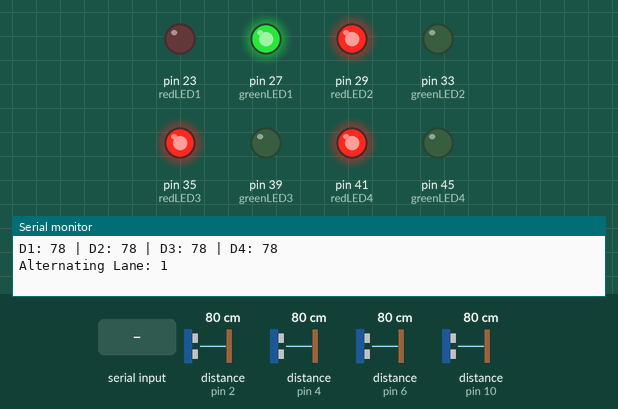
Simulated run of this sketch. Board: Arduino Mega 2560, built with avr-gcc and run on an emulated ATmega2560. Parts: output pins drawn as LEDs (lit = HIGH), the last lines printed to the serial monitor. Wiring (inferred from the names in the program): 4 × ultrasonic range finder: trigger pin 3, echo pin 2 / trigger pin 5, echo pin 4 / trigger pin 7, echo pin 6 / trigger pin 11, echo pin 10. Inputs (shaded band) come from the test bench; at power-on: distance to the obstacle (sensors on pin 2, pin 4, pin 6, pin 10) 80 cm. The echo pulse lasts 58.3 µs per cm; pins used as bus, display or sensor lines are not drawn.

Above: at 1.2 s.
1.3 s: distance to the obstacle (sensor on pin 2) set to 2 cm
At 4.7 s:
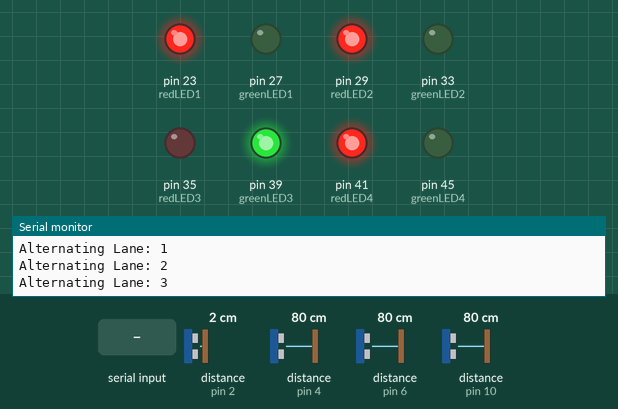
7.5 s: "1\n" received over the second serial link
At 8.4 s:
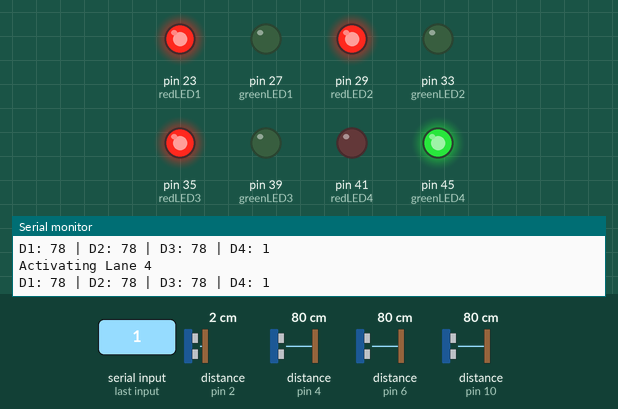
9.5 s: distance to the obstacle (sensor on pin 2) set to 4 cm
11.0 s: distance to the obstacle (sensor on pin 2) set to 7 cm
At 13.6 s:
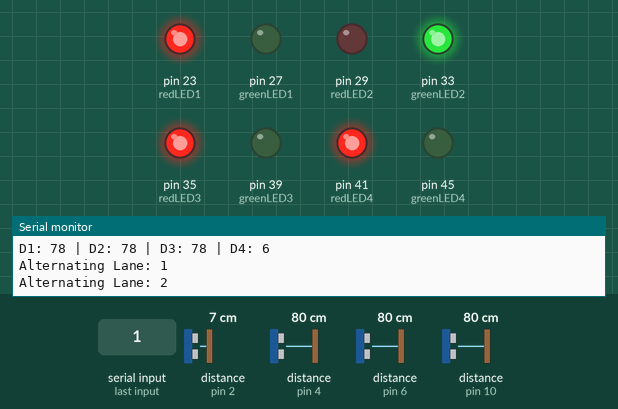
24.5 s: distance to the obstacle (sensor on pin 4) set to 7 cm
28.0 s: distance to the obstacle (sensor on pin 4) set to 4 cm
Timing chart, 0 to 34.5 s (numbered marks = the images above; inputs shaded):
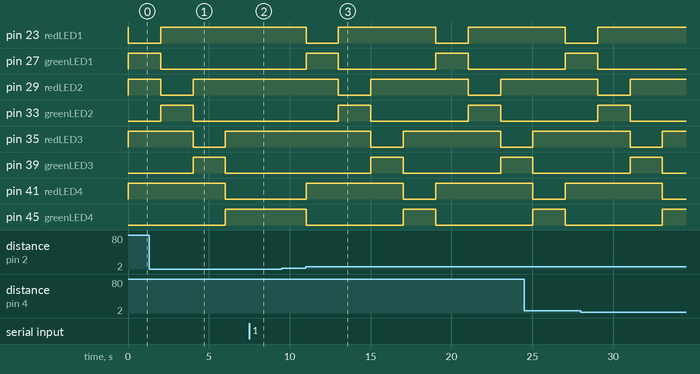

The sketch:

main.ino
```cpp
// LEDs
int redLED1 = 23, greenLED1 = 27;
int redLED2 = 29, greenLED2 = 33;
int redLED3 = 35, greenLED3 = 39;
int redLED4 = 41, greenLED4 = 45;

// Ultrasonic Sensors
int trig1 = 11, echo1 = 10;
int trig2 = 7, echo2 = 6;
int trig3 = 5, echo3 = 4;
int trig4 = 3, echo4 = 2;


int threshold = 5;

void setup() {
  Serial.begin(115200);
  Serial1.begin(9600); // Read UID from Nano

  // LEDs
  pinMode(redLED1, OUTPUT); pinMode(greenLED1, OUTPUT);
  pinMode(redLED2, OUTPUT); pinMode(greenLED2, OUTPUT);
  pinMode(redLED3, OUTPUT); pinMode(greenLED3, OUTPUT);
  pinMode(redLED4, OUTPUT); pinMode(greenLED4, OUTPUT);

  // Ultrasonic
  pinMode(trig1, OUTPUT); pinMode(echo1, INPUT);
  pinMode(trig2, OUTPUT); pinMode(echo2, INPUT);
  pinMode(trig3, OUTPUT); pinMode(echo3, INPUT);
  pinMode(trig4, OUTPUT); pinMode(echo4, INPUT);

  setSignals(0); // All red
}

void loop() {
  if (Serial1.available()) {
    String uid = Serial1.readStringUntil('\n');
    uid.trim();
    Serial.print("Received UID: "); Serial.println(uid);
  }

  int d1 = getDistance(trig1, echo1);
  int d2 = getDistance(trig2, echo2);
  int d3 = getDistance(trig3, echo3);
  int d4 = getDistance(trig4, echo4);

  Serial.print("D1: "); Serial.print(d1);
  Serial.print(" | D2: "); Serial.print(d2);
  Serial.print(" | D3: "); Serial.print(d3);
  Serial.print(" | D4: "); Serial.println(d4);

  if (d1 < threshold) activateLane(1);
  else if (d2 < threshold) activateLane(2);
  else if (d3 < threshold) activateLane(3);
  else if (d4 < threshold) activateLane(4);
  else {
    alternateSignals();
  }
}

void activateLane(int lane) {
  Serial.print("Activating Lane "); Serial.println(lane);
  setSignals(lane);
}

void setSignals(int active) {
  digitalWrite(greenLED1, active == 1);
  digitalWrite(redLED1, active != 1);
  digitalWrite(greenLED2, active == 2);
  digitalWrite(redLED2, active != 2);
  digitalWrite(greenLED3, active == 3);
  digitalWrite(redLED3, active != 3);
  digitalWrite(greenLED4, active == 4);
  digitalWrite(redLED4, active != 4);
}

void alternateSignals() {
  for (int i = 1; i <= 4; i++) {
    setSignals(i);
    Serial.print("Alternating Lane: "); Serial.println(i);
    delay(2000);
  }
}

int getDistance(int trig, int echo) {
  digitalWrite(trig, LOW); delayMicroseconds(2);
  digitalWrite(trig, HIGH); delayMicroseconds(10);
  digitalWrite(trig, LOW);
  long duration = pulseIn(echo, HIGH, 20000);
  return (duration == 0) ? 999 : duration * 0.034 / 2;
}
```

Measured:
- the behaviour switches between 5 and 6 cm on distance to the obstacle (sensor on pin 2) (found by bisection; images 2 and 3)
- after the input at 11.0 s, pin 23 (redLED1): alternates HIGH for 6.0 s and LOW for 2.0 s, starting at once; pin 27 (greenLED1): alternates HIGH for 2.0 s and LOW for 6.0 s, starting at once
